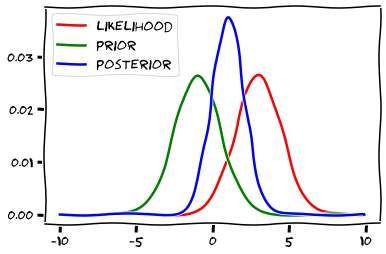

This figure's Python source:
x_vector = np.arange(-10,10,0.1)

def compute_posterior_pointwise(prior, likelihood):
    ''' Author: Florence Blondiaux
    Returns the normalized posterior probability based on the prior and the likelihood
    Prior: The prior probabilities
    Likelihood: The likelihood probabilities
    '''
    posterior = prior * likelihood
    posterior /= posterior.sum()
    return posterior

likelihood = my_gaussian(x_vector,3,1.5)
prior = my_gaussian(x_vector,-1,1.5)
posterior = compute_posterior_pointwise(prior,likelihood)

plt.plot(x_vector, likelihood, 'r',Linewidth=2.5,label='likelihood')
plt.plot(x_vector,prior,'g',Linewidth=2.5,label='prior')
plt.plot(x_vector, posterior, 'b',Linewidth=2.5,label='posterior')
plt.legend()
plt.show()
